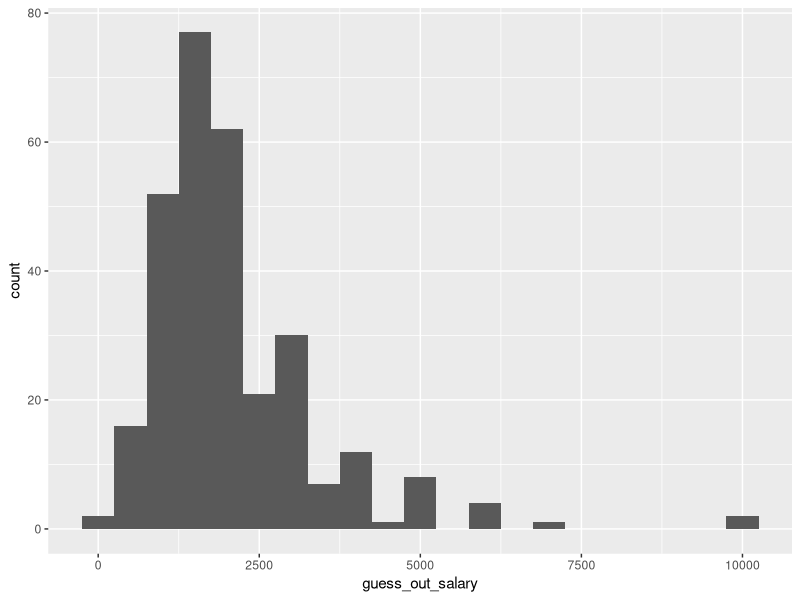

Generate this figure with R: (Note: this script raises an error after producing the figure.)
library(tidyverse)
library(readxl)

setwd('C:/Users/myzha/Documents/GitHub/HIP')

hip <- read_excel('data/weekdayend_all.xlsx')

#### OA ####

OA <- c('guess_out_salary',
        'guess_out_hour',
        'guess_out_day',
        'guess_out_extra',
        'guess_out_night',
        'guess_out_transp',
        'guess_out_lunch',
        'guess_out_attend',
        'minimal_salary_a',
        'minimal_salary_b',
        'minimal_salary_c',
        'minimal_salary_d',
        'minimal_salary_e',
        'minimal_salary_f',
        'minimal_salary_g',
        'minimal_salary_h',
        'minimal_salary_i',
        'minimal_salary_j',
        'minimal_salary_k',
        'minimal_salary_l',
        'minimal_salary_m',
        'minimal_salary_n',
        'minimal_salary_o')

hip_OA <- hip %>% 
  select(all_of(OA)) %>% 
  mutate(across(OA[1:5], as.integer)) %>%
  mutate(across(OA[6:8], as.factor)) %>%
  mutate(across(OA[6:8], ~recode(.,
                                 `0` = 'likely',
                                 `1` = 'somewhat likely',
                                 `2` = 'somewhat unlikely',
                                 `3` = 'very unlikely')))

ggplot(data = hip_OA) +
  geom_histogram(aes(x = guess_out_salary), binwidth = 500) +
  ggsave('figures/OA1.png')

ggplot(data = hip_OA) +
  geom_histogram(aes(x = guess_out_hour), binwidth = 1) +
  ggsave('figures/OA2.png')

ggplot(data = hip_OA) +
  geom_histogram(aes(x = guess_out_day), binwidth = 1) +
  ggsave('figures/OA3.png')

ggplot(data = hip_OA) +
  geom_histogram(aes(x = guess_out_extra), binwidth = 1) +
  ggsave('figures/OA4.png')

ggplot(data = hip_OA) +
  geom_histogram(aes(x = guess_out_night), binwidth = 1) +
  ggsave('figures/OA4b.png')

ggplot(data = hip_OA) +
  geom_bar(aes(x = guess_out_transp)) +
  ggsave('figures/OA5.png')

ggplot(data = hip_OA) +
  geom_bar(aes(x = guess_out_lunch)) +
  ggsave('figures/OA6.png')

ggplot(data = hip_OA) +
  geom_bar(aes(x = guess_out_attend)) +
  ggsave('figures/OA7.png')


#### OB ####

OB <- c('guess_out_salary_1y',
        'guess_out_salary_1y_com',
        'guess_out_promote',
        'guess_out_salary_super',
        'guess_out_promote_com')

hip_OB <- hip %>%
  select(all_of(OB)) %>%
  mutate(across(OB[c(1, 3, 4)], as.integer)) %>%
  mutate(across(OB[c(2, 5)], as.factor)) %>%
  mutate(across(OB[c(2, 5)], ~recode(.,
                                     `0` = 'no',
                                     `1` = 'yes',
                                     `100` = 'not sure')))

ggplot(data = hip_OB) +
  geom_histogram(aes(x = guess_out_salary_1y), binwidth = 500) +
  ggsave('figures/OB2.png')

ggplot(data = hip_OB) +
  geom_bar(aes(x = guess_out_salary_1y_com)) +
  ggsave('figures/OB2c.png')

ggplot(data = hip_OB) +
  geom_histogram(aes(x = guess_out_promote), binwidth = 10) +
  ggsave('figures/OB3.png')

ggplot(data = hip_OB) +
  geom_histogram(aes(x = guess_out_salary_super), binwidth = 500) +
  ggsave('figures/OB4.png')

ggplot(data = hip_OB) +
  geom_bar(aes(x = guess_out_promote_com)) +
  ggsave('figures/OB4c.png')


#### OC ####

OC <- c('jobaspect_first',
        'jobaspect_first_other',
        'jobaspect_second',
        'jobaspect_second_other',
        'jobaspect_third',
        'jobaspect_third_other')

hip_OC <- hip %>%
  select(all_of(OC)) %>%
  mutate(across(OC[c(1, 3, 5)], as.factor)) %>%
  mutate(across(OC[c(1, 3, 5)], ~recode(.,
                                        `10` = 'salary as an entry-level worker in the first month',
                                        `11` = 'salary as an entry-level worker after 6 months',
                                        `12` = 'chance of promotion to a higher level after 6 months',
                                        `13` = 'salary in the higher level',
                                        `2` = 'provide good work benefit',
                                        `3` = 'reasonable work hours',
                                        `4` = 'the task is interesting',
                                        `5` = 'skill development',
                                        `6` = 'good management'#, `100` = 'others'
                                        ))) %>%
  mutate(across(OC[c(1, 3, 5)], ~fct_relevel(.,
                                             'salary as an entry-level worker in the first month',
                                             'salary as an entry-level worker after 6 months',
                                             'chance of promotion to a higher level after 6 months',
                                             'salary in the higher level',
                                             'provide good work benefit',
                                             'reasonable work hours',
                                             'the task is interesting',
                                             'skill development',
                                             'good management'#, 'others'
                                             ))) %>%
  mutate(across(OC[c(2, 4, 6)], as.character))

ggplot(data = hip_OC) +
  geom_bar(aes(x = jobaspect_first)) +
  scale_x_discrete(guide = guide_axis(n.dodge = 3)) +
  ggsave('figures/OC1i.png')

ggplot(data = hip_OC) +
  geom_bar(aes(x = jobaspect_second)) +
  scale_x_discrete(guide = guide_axis(n.dodge = 3)) +
  ggsave('figures/OC1ii.png')

ggplot(data = hip_OC) +
  geom_bar(aes(x = jobaspect_third)) +
  scale_x_discrete(guide = guide_axis(n.dodge = 3)) +
  ggsave('figures/OC1iii.png')
